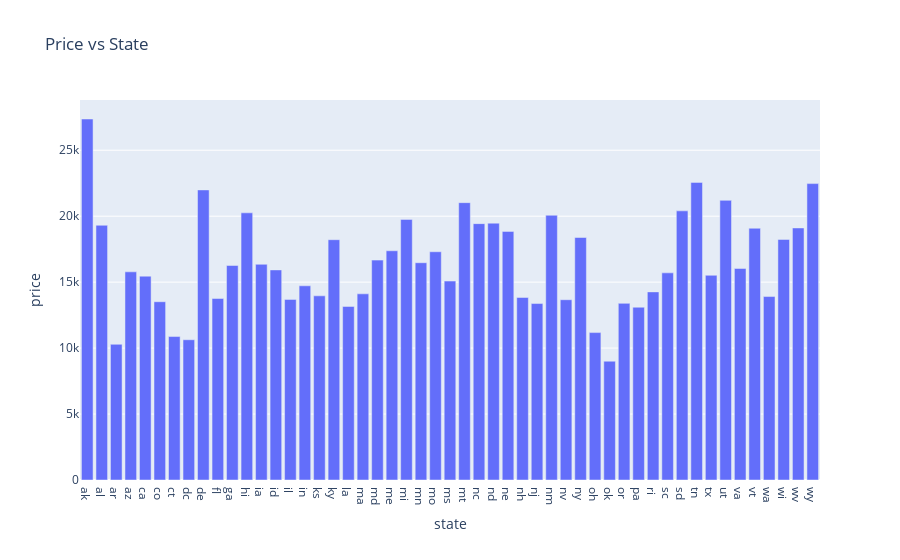

Notebook source saved alongside this figure:
### Code cell
px.bar(cars_price_vs_state, x = cars_price_vs_state.index, y = "price", title = "Price vs State" )

### Figure 1 — Plotly figure (JSON) as saved in the notebook; plotly's stock layout.template omitted (floating-point values rounded to 4 significant figures)
{"data": [{"alignmentgroup": "True", "hovertemplate": "state=%{x}<br>price=%{y}<extra></extra>", "legendgroup": "", "marker": {"color": "#636efa", "pattern": {"shape": ""}}, "name": "", "offsetgroup": "", "orientation": "v", "showlegend": false, "textposition": "auto", "type": "bar", "x": ["ak", "al", "ar", "az", "ca", "co", "ct", "dc", "de", "fl", "ga", "hi", "ia", "id", "il", "in", "ks", "ky", "la", "ma", "md", "me", "mi", "mn", "mo", "ms", "mt", "nc", "nd", "ne", "nh", "nj", "nm", "nv", "ny", "oh", "ok", "or", "pa", "ri", "sc", "sd", "tn", "tx", "ut", "va", "vt", "wa", "wi", "wv", "wy"], "xaxis": "x", "y": [27370.0, 19310.0, 10290.0, 15780.0, 15450.0, 13510.0, 10870.0, 10630.0, 21990.0, 13760.0, 16260.0, 20250.0, 16350.0, 15930.0, 13690.0, 14720.0, 13960.0, 18220.0, 13160.0, 14110.0, 16670.0, 17380.0, 19760.0, 16470.0, 17300.0, 15080.0, 21030.0, 19430.0, 19470.0, 18850.0, 13840.0, 13380.0, 20070.0, 13670.0, 18380.0, 11180.0, 9006.0, 13390.0, 13100.0, 14260.0, 15700.0, 20400.0, 22560.0, 15520.0, 21200.0, 16040.0, 19090.0, 13910.0, 18240.0, 19110.0, 22470.0], "yaxis": "y"}], "layout": {"barmode": "relative", "legend": {"tracegroupgap": 0}, "title": {"text": "Price vs State"}, "xaxis": {"anchor": "y", "domain": [0, 1], "title": {"text": "state"}}, "yaxis": {"anchor": "x", "domain": [0, 1], "title": {"text": "price"}}}}
